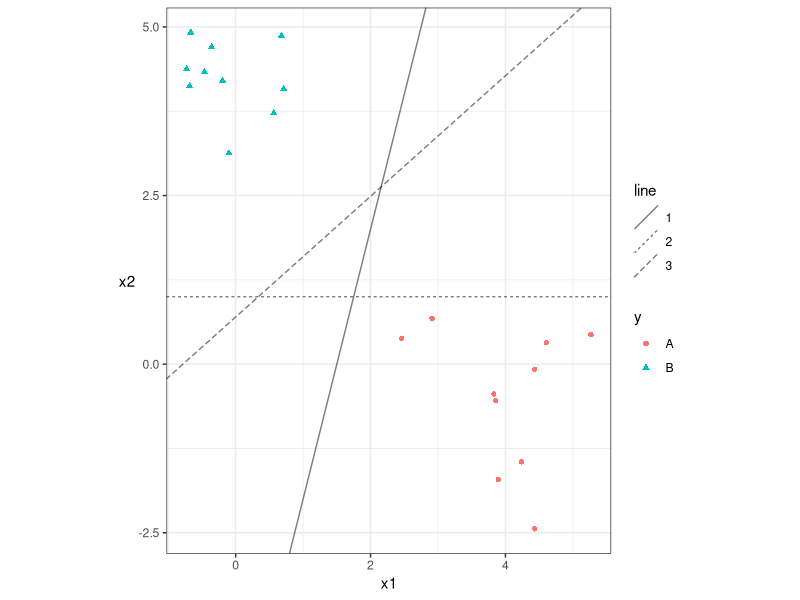
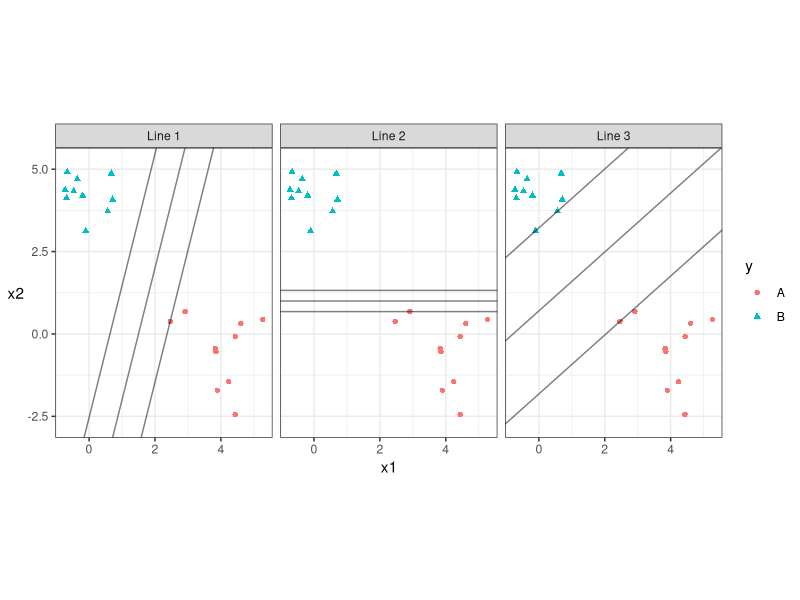

These charts were generated, in order, by the following R code:
## ---- chunk 1
suppressPackageStartupMessages(library(tidyverse))
knitr::opts_chunk$set(fig.width=6, fig.height=3, fig.align="center")
## ---- chunk 2
set.seed(4392)
n <- 20
mux1 <- c(4,0)
mux2 <- c(0,4)
dat_mmc <- tibble(x1 = rnorm(n) + rep(mux1, each=n/2),
                  x2 = rnorm(n) + rep(mux2, each=n/2),
                  y  = rep(LETTERS[1:2], each=n/2))
lines_mmc <- tibble(beta0_mid=c(-6,1,0.6994075),
                    beta1=c(4,0,0.8943409),
                    line=factor(1:3))
ggplot(dat_mmc, aes(x1,x2)) +
    geom_point(aes(shape=y, colour=y)) +
    theme_bw() +
    theme(axis.title.y = element_text(angle=0, vjust=0.5)) +
    geom_abline(data=lines_mmc,
                mapping=aes(intercept=beta0_mid, 
                            slope=beta1,
                            linetype=line), 
                alpha=0.5) + 
    coord_equal()
## ---- chunk 3
lines_mmc %>% 
    mutate(beta0_min=c(-9.464481,0.6778491,-1.819599),
           beta0_max=c(-2.535519,1.322151,3.218414)) %>%
    gather(key="level", value="beta0",
           beta0_min, beta0_mid, beta0_max) %>%
    mutate(line = paste("Line", line)) %>%
    tidyr::crossing(dat_mmc) %>% 
    ggplot(aes(x1, x2)) +
    facet_wrap(~line) +
    geom_point(aes(shape=y, colour=y)) +
    geom_abline(aes(intercept=beta0, slope=beta1), alpha=0.5) +
    theme_bw() +
    theme(axis.title.y = element_text(angle=0, vjust=0.5)) +
    ylim(c(-2.75, 5.25)) +
    coord_equal()
